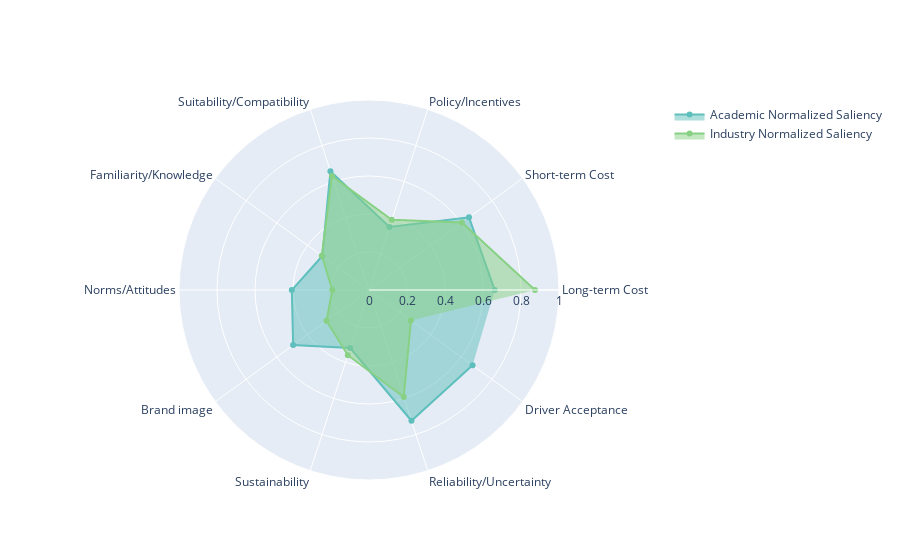

Notebook code for this chart:
### Markdown cell above
## Radar Plot

### Code cell
syn_tests.plotly_radar()
syn_tests.rad_fig

### Figure 1 — Plotly figure (JSON) as saved in the notebook; plotly's stock layout.template omitted (floating-point values rounded to 4 significant figures)
{"data": [{"fill": "toself", "line": {"color": "#5ebfbc"}, "name": "Academic Normalized Saliency", "r": [0.6617, 0.6505, 0.3488, 0.6571, 0.3041, 0.4062, 0.4936, 0.3215, 0.7233, 0.6737], "theta": ["Long-term Cost", "Short-term Cost", "Policy/Incentives", "Suitability/Compatibility", "Familiarity/Knowledge", "Norms/Attitudes", "Brand image", "Sustainability", "Reliability/Uncertainty", "Driver Acceptance"], "type": "scatterpolar"}, {"fill": "toself", "line": {"color": "#88d184"}, "name": "Industry Normalized Saliency", "r": [0.8736, 0.6044, 0.3882, 0.631, 0.3069, 0.1931, 0.2764, 0.3607, 0.5921, 0.2728], "theta": ["Long-term Cost", "Short-term Cost", "Policy/Incentives", "Suitability/Compatibility", "Familiarity/Knowledge", "Norms/Attitudes", "Brand image", "Sustainability", "Reliability/Uncertainty", "Driver Acceptance"], "type": "scatterpolar"}], "layout": {"polar": {"radialaxis": {"range": [0, 1], "visible": true}}}}
